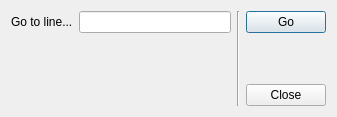
<?xml version="1.0" encoding="UTF-8"?>
<ui version="4.0">
 <class>GoToLineDlg</class>
 <widget class="QDialog" name="GoToLineDlg">
  <property name="geometry">
   <rect>
    <x>0</x>
    <y>0</y>
    <width>337</width>
    <height>117</height>
   </rect>
  </property>
  <property name="windowTitle">
   <string>Go To Line</string>
  </property>
  <layout class="QHBoxLayout" name="horizontalLayout_2">
   <item>
    <layout class="QVBoxLayout" name="verticalLayout">
     <item>
      <layout class="QHBoxLayout" name="horizontalLayout">
       <item>
        <widget class="QLabel" name="goToLineLabel">
         <property name="text">
          <string>Go to line...</string>
         </property>
         <property name="buddy">
          <cstring>goToLineEdit</cstring>
         </property>
        </widget>
       </item>
       <item>
        <widget class="QLineEdit" name="goToLineEdit"/>
       </item>
      </layout>
     </item>
     <item>
      <spacer name="verticalSpacer">
       <property name="orientation">
        <enum>Qt::Vertical</enum>
       </property>
       <property name="sizeHint" stdset="0">
        <size>
         <width>20</width>
         <height>40</height>
        </size>
       </property>
      </spacer>
     </item>
    </layout>
   </item>
   <item>
    <widget class="Line" name="line">
     <property name="orientation">
      <enum>Qt::Vertical</enum>
     </property>
    </widget>
   </item>
   <item>
    <layout class="QVBoxLayout" name="verticalLayout_2">
     <item>
      <widget class="QPushButton" name="goButton">
       <property name="text">
        <string>Go</string>
       </property>
      </widget>
     </item>
     <item>
      <spacer name="verticalSpacer_2">
       <property name="orientation">
        <enum>Qt::Vertical</enum>
       </property>
       <property name="sizeHint" stdset="0">
        <size>
         <width>17</width>
         <height>13</height>
        </size>
       </property>
      </spacer>
     </item>
     <item>
      <widget class="QPushButton" name="closeButton">
       <property name="text">
        <string>Close</string>
       </property>
      </widget>
     </item>
    </layout>
   </item>
  </layout>
 </widget>
 <resources/>
 <connections>
  <connection>
   <sender>closeButton</sender>
   <signal>clicked()</signal>
   <receiver>GoToLineDlg</receiver>
   <slot>reject()</slot>
   <hints>
    <hint type="sourcelabel">
     <x>302</x>
     <y>92</y>
    </hint>
    <hint type="destinationlabel">
     <x>335</x>
     <y>89</y>
    </hint>
   </hints>
  </connection>
 </connections>
</ui>
